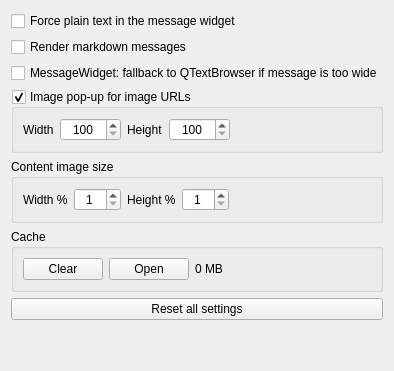
     <widget class="QWidget" name="tab_advanced">
      <attribute name="title">
       <string>Advanced</string>
      </attribute>
      <layout class="QVBoxLayout" name="verticalLayout">
       <item>
        <widget class="QCheckBox" name="cb_force_plaintext">
         <property name="text">
          <string>Force plain text in the message widget</string>
         </property>
        </widget>
       </item>
       <item>
        <widget class="QCheckBox" name="cb_markdown">
         <property name="text">
          <string>Render markdown messages</string>
         </property>
        </widget>
       </item>
       <item>
        <widget class="QCheckBox" name="cb_message_fallback">
         <property name="toolTip">
          <string>&lt;html&gt;&lt;head/&gt;&lt;body&gt;&lt;p&gt;Enabling this will display wide messages in a different widget which handles wordwrapping better. This can be useful when the delete button and text are cut off and no longer visible. The downside is that the vertical size of this widget is not adjusted to the length of the message.&lt;/p&gt;&lt;/body&gt;&lt;/html&gt;</string>
         </property>
         <property name="text">
          <string>MessageWidget: fallback to QTextBrowser if message is too wide</string>
         </property>
        </widget>
       </item>
       <item>
        <widget class="QGroupBox" name="groupbox_image_popup">
         <property name="title">
          <string>Image pop-up for image URLs</string>
         </property>
         <property name="checkable">
          <bool>true</bool>
         </property>
         <layout class="QGridLayout" name="gridLayout_2">
          <item row="0" column="0">
           <layout class="QHBoxLayout" name="horizontalLayout_4">
            <item>
             <widget class="QLabel" name="label">
              <property name="toolTip">
               <string>Maximum pop-up width</string>
              </property>
              <property name="text">
               <string>Width</string>
              </property>
             </widget>
            </item>
            <item>
             <widget class="QSpinBox" name="spin_popup_w">
              <property name="toolTip">
               <string>Maximum pop-up width</string>
              </property>
              <property name="alignment">
               <set>Qt::AlignmentFlag::AlignCenter</set>
              </property>
              <property name="minimum">
               <number>100</number>
              </property>
              <property name="maximum">
               <number>10000</number>
              </property>
             </widget>
            </item>
            <item>
             <widget class="QLabel" name="label_2">
              <property name="toolTip">
               <string>Maximum pop-up height</string>
              </property>
              <property name="text">
               <string>Height</string>
              </property>
             </widget>
            </item>
            <item>
             <widget class="QSpinBox" name="spin_popup_h">
              <property name="toolTip">
               <string>Maximum pop-up height</string>
              </property>
              <property name="alignment">
               <set>Qt::AlignmentFlag::AlignCenter</set>
              </property>
              <property name="minimum">
               <number>100</number>
              </property>
              <property name="maximum">
               <number>10000</number>
              </property>
             </widget>
            </item>
            <item>
             <spacer name="horizontalSpacer">
              <property name="orientation">
               <enum>Qt::Orientation::Horizontal</enum>
              </property>
              <property name="sizeHint" stdset="0">
               <size>
                <width>40</width>
                <height>20</height>
               </size>
              </property>
             </spacer>
            </item>
           </layout>
          </item>
         </layout>
        </widget>
       </item>
       <item>
        <widget class="QGroupBox" name="groupbox_image_popup_2">
         <property name="title">
          <string>Content image size</string>
         </property>
         <layout class="QGridLayout" name="gridLayout_9">
          <item row="0" column="0">
           <layout class="QHBoxLayout" name="horizontalLayout_7">
            <item>
             <widget class="QLabel" name="label_content_width">
              <property name="toolTip">
               <string>Maximum image width as a percentage of the window width</string>
              </property>
              <property name="text">
               <string>Width %</string>
              </property>
             </widget>
            </item>
            <item>
             <widget class="QSpinBox" name="spin_content_w">
              <property name="toolTip">
               <string>Maximum image width as a percentage of the window width</string>
              </property>
              <property name="alignment">
               <set>Qt::AlignmentFlag::AlignCenter</set>
              </property>
              <property name="minimum">
               <number>1</number>
              </property>
              <property name="maximum">
               <number>100</number>
              </property>
             </widget>
            </item>
            <item>
             <widget class="QLabel" name="label_content_height">
              <property name="toolTip">
               <string>Maximum image height as a percentage of the window height</string>
              </property>
              <property name="text">
               <string>Height %</string>
              </property>
             </widget>
            </item>
            <item>
             <widget class="QSpinBox" name="spin_content_h">
              <property name="toolTip">
               <string>Maximum image height as a percentage of the window height</string>
              </property>
              <property name="alignment">
               <set>Qt::AlignmentFlag::AlignCenter</set>
              </property>
              <property name="minimum">
               <number>1</number>
              </property>
              <property name="maximum">
               <number>100</number>
              </property>
             </widget>
            </item>
            <item>
             <spacer name="horizontalSpacer_10">
              <property name="orientation">
               <enum>Qt::Orientation::Horizontal</enum>
              </property>
              <property name="sizeHint" stdset="0">
               <size>
                <width>40</width>
                <height>20</height>
               </size>
              </property>
             </spacer>
            </item>
           </layout>
          </item>
         </layout>
        </widget>
       </item>
       <item>
        <widget class="QGroupBox" name="groupBox_cache">
         <property name="title">
          <string>Cache</string>
         </property>
         <layout class="QHBoxLayout" name="horizontalLayout_6">
          <item>
           <widget class="QPushButton" name="pb_clear_cache">
            <property name="text">
             <string>Clear</string>
            </property>
           </widget>
          </item>
          <item>
           <widget class="QPushButton" name="pb_open_cache_dir">
            <property name="text">
             <string>Open</string>
            </property>
           </widget>
          </item>
          <item>
           <widget class="QLabel" name="label_cache">
            <property name="text">
             <string>0 MB</string>
            </property>
           </widget>
          </item>
          <item>
           <spacer name="horizontalSpacer_6">
            <property name="orientation">
             <enum>Qt::Orientation::Horizontal</enum>
            </property>
            <property name="sizeHint" stdset="0">
             <size>
              <width>40</width>
              <height>20</height>
             </size>
            </property>
           </spacer>
          </item>
         </layout>
        </widget>
       </item>
       <item>
        <widget class="QPushButton" name="pb_reset">
         <property name="text">
          <string>Reset all settings</string>
         </property>
        </widget>
       </item>
       <item>
        <spacer name="verticalSpacer_2">
         <property name="orientation">
          <enum>Qt::Orientation::Vertical</enum>
         </property>
         <property name="sizeHint" stdset="0">
          <size>
           <width>20</width>
           <height>40</height>
          </size>
         </property>
        </spacer>
       </item>
      </layout>
     </widget>
